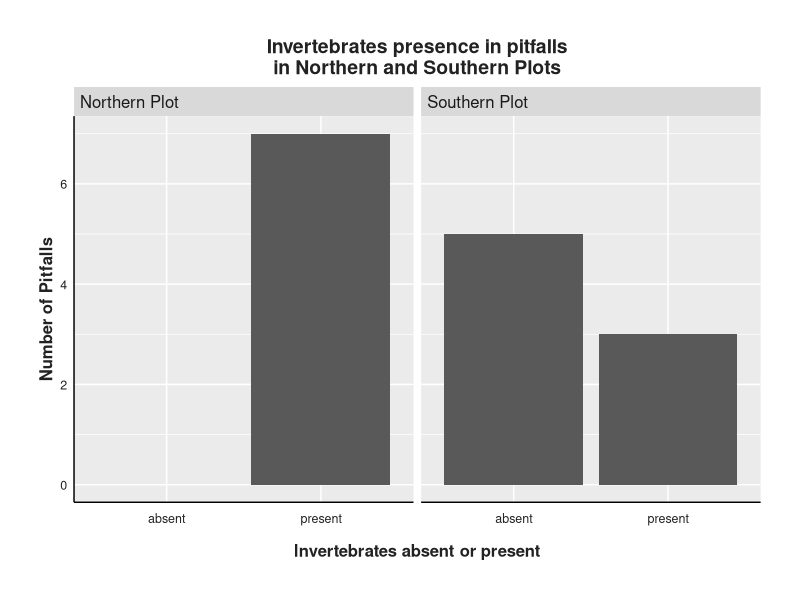
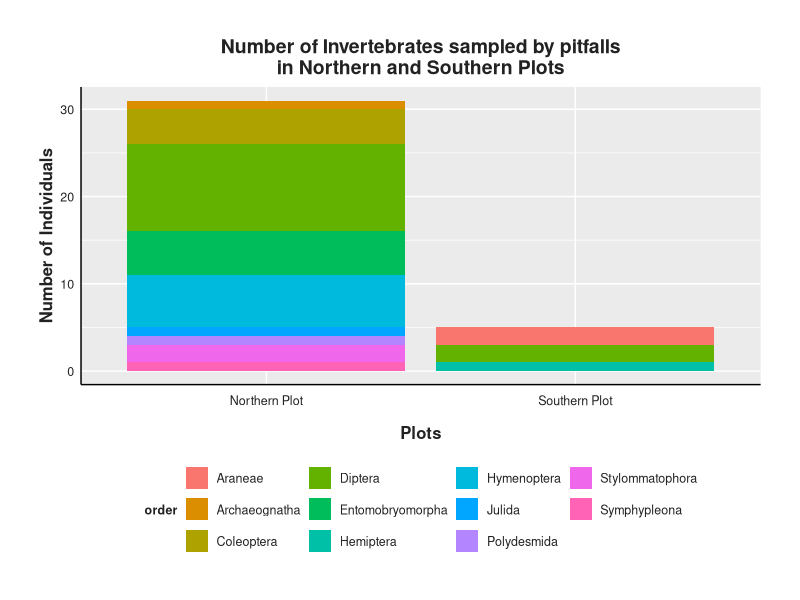
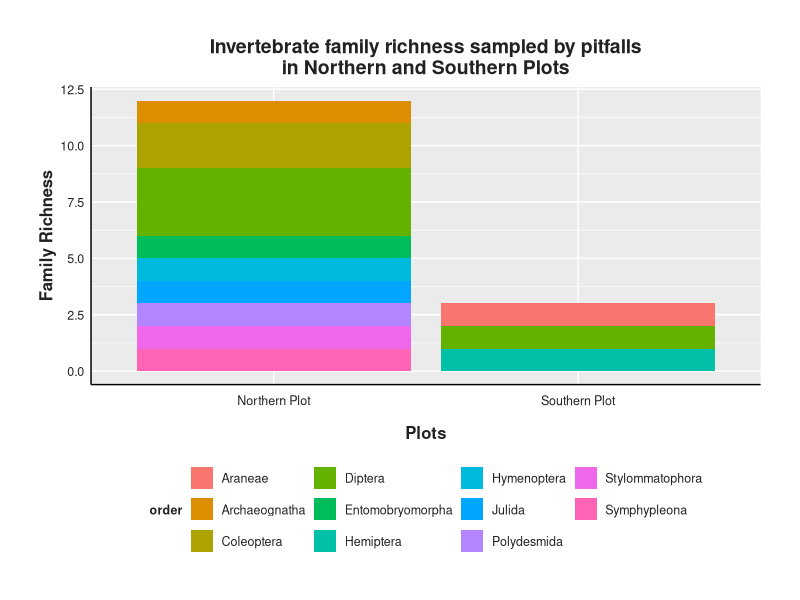
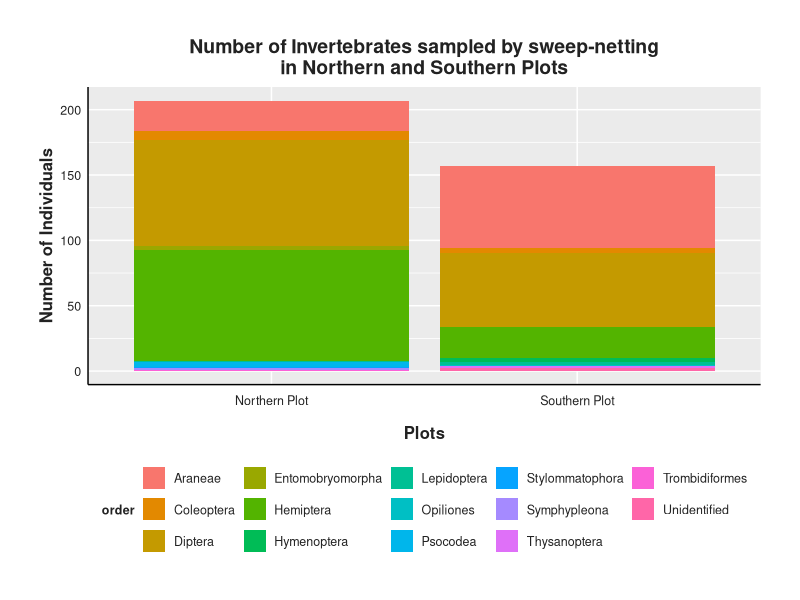
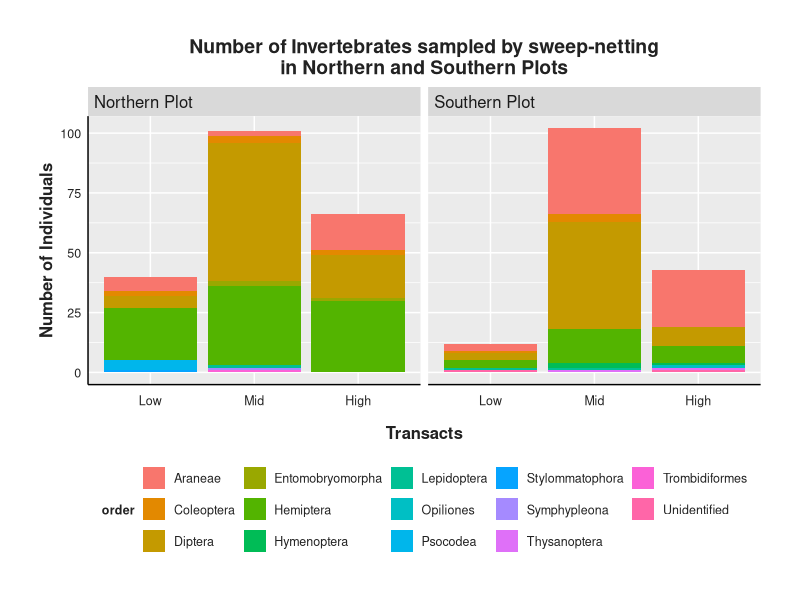
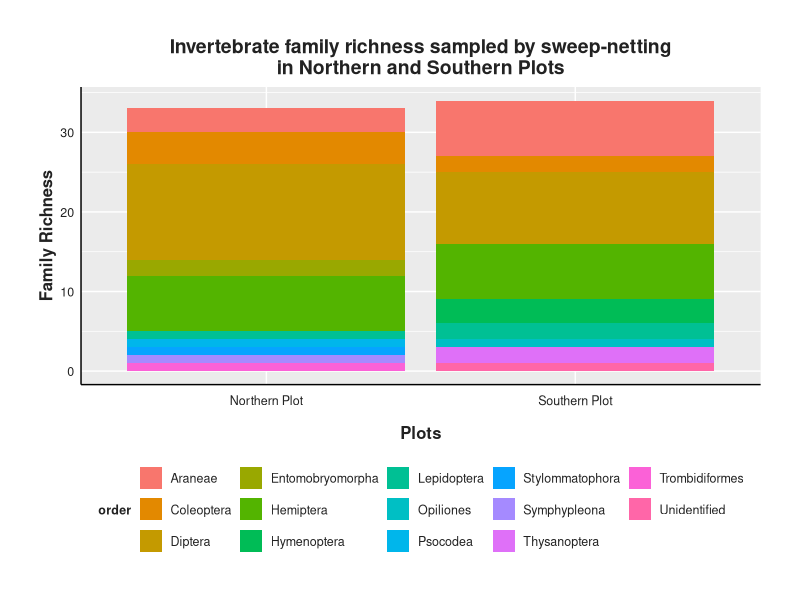
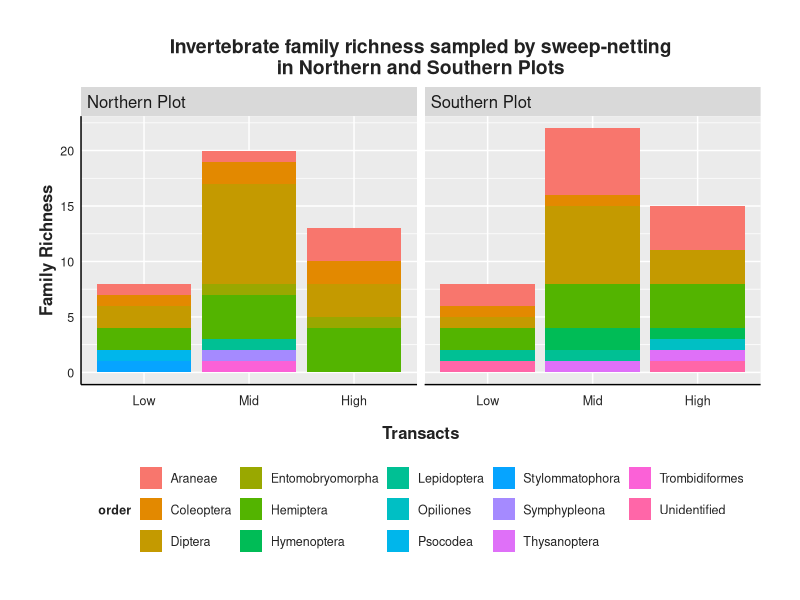
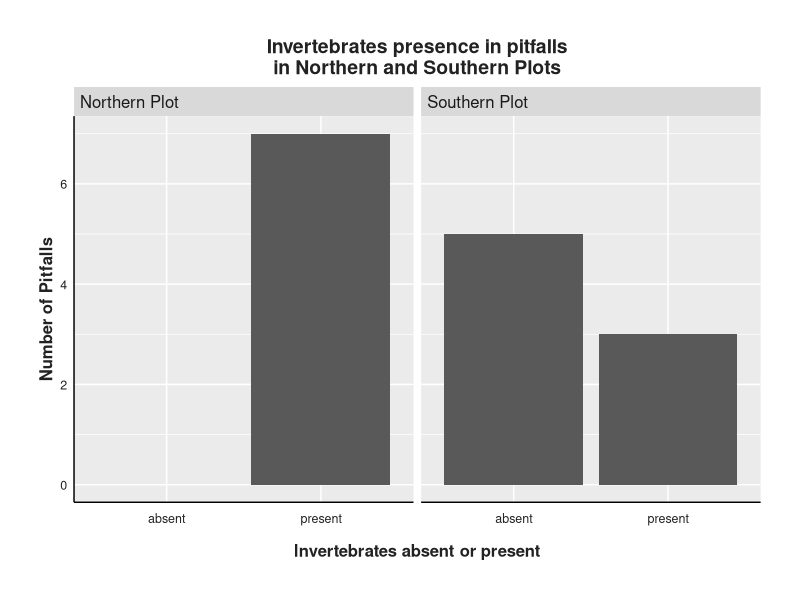

Recreate these plots in R, in order.
#Libraries----
library(ggplot2)
library(tidyverse)
library(stringr)

#Style----
style <- function(){ #setting the style for my plots
  font <- "Helvetica"
  theme(plot.title = element_text(family = font, size = 14, face = "bold", color = "#222222", hjust = 0.5), 
        plot.subtitle = element_text(family = font, size = 12, margin = margin(9, 0, 9, 0)), 
        plot.caption = element_blank(),
        plot.margin = unit(c(1,1,1,1), units = , "cm"),
        legend.text.align = 0, 
        legend.position = "bottom",
        legend.title = element_text(family = font, size = 9, face = "bold", color = "#222222",  hjust = 0.5), 
        legend.key = element_blank(), 
        legend.text = element_text(family = font, size = 9, color = "#222222"),
        axis.text = element_text(family = font, size = 9, color = "#222222"), 
        axis.text.x = element_text(margin = margin(5, b = 10)), 
        axis.title = element_text(family = font, size = 12, face = "bold", color = "#222222"), 
        axis.ticks = element_blank(), 
        axis.line = element_line(colour = "black"),
        strip.text = element_text(size = 12, hjust = 0))
}

#Importing raw data----
tinv<-read.csv("occurrence_dat/terrestrial_inverts_occurrence.csv")#loading the terretrial inverts data
#1. Terrestrial inverts data preparation----
tinv <-tinv %>% 
  select(eventID,occurrenceStatus,individualCount,scientificName,class,order,family,genus,species) %>% #keeping the needed columns only
  mutate(Plot = case_when( #creating a new column called plot
    grepl("^N", eventID, ignore.case = TRUE) ~ "Northern Plot", #classifying eventID with "N" as Northern Plot
    grepl("^S", eventID, ignore.case = TRUE) ~ "Southern Plot", #classifying eventID with "S" as Southern Plot
    TRUE ~ "Unknown"
  )) %>% 
  mutate(method = case_when( #creating a new column for sampling methods
    grepl("P", eventID) ~ "pitfall", #eventID with "P" for pitfall
    TRUE ~ "sweepnet"#eventID without "P" is for sweepnet
  ))%>% 
  mutate(family = ifelse(family == "", "Unidentified", family)) %>% #changing the empty cells into unidentified
  mutate(order = ifelse(order == "", "Unidentified", order)) %>% 
  mutate(richness = ifelse(occurrenceStatus == "present", 1, 0))#creating a new column for species richness

pitfall<-tinv %>% #Keeping only pitfall
  filter(method == "pitfall")

snet<-tinv %>%
  filter(method == "sweepnet") %>% #Keeping only sweepnet
  filter(occurrenceStatus == "present") %>% #Keeping present data only
  mutate(Trans = case_when( #creating a column for transact
    grepl("L", eventID, ignore.case = TRUE) ~ "Low",
    grepl("M", eventID, ignore.case = TRUE) ~ "Mid",    
    grepl("H", eventID, ignore.case = TRUE) ~ "High",
    TRUE ~ "Unknown")) #sorting the samples into different transacts by their eventID 
 
snet$Trans<-factor(snet$Trans, levels = c("Low", "Mid", "High"))#ordering the factor levels

#2. Pitfall
#2.1. Presence and Absence of Pitfall----
p_pres <- pitfall %>% 
  distinct(eventID,occurrenceStatus,Plot)%>%#keeping distinct eventIDs and their occurrence and plot
  mutate(ab_pr=1) #changing all of them to 1 for tallying later


(pres_p<-ggplot(p_pres, aes(y=ab_pr,x=occurrenceStatus))+ #plotting the number of pifalls that are empty or not
  geom_bar(stat = "identity",orientation = "x")+
  labs(x = "Invertebrates absent or present", y = "Number of Pitfalls", 
        title = "Invertebrates presence in pitfalls\nin Northern and Southern Plots")+
  facet_wrap(~Plot)+ #seperating the Northerna and Southern Plots for comparision
  style())

ggsave(filename = "figures/Terrestrial_inverts/Pitfall_pres.png", plot = pres_p, width = 7.5, height = 5) #exporting the graph as png


#2.2. Abundance of Inverts in pitfalls----
p_abun <- pitfall %>% 
  filter(occurrenceStatus == "present") #keeping pitfalls with inverts present only

(abun_p<-ggplot(p_abun, aes(fill=order, y=individualCount,x=Plot))+ #plotting the inverts abundance
    geom_bar(stat = "identity",position = "stack",orientation = "x")+
    labs(x = "Plots", y = "Number of Individuals", 
         title = "Number of Invertebrates sampled by pitfalls\nin Northern and Southern Plots")+
    style())

ggsave(filename = "figures/Terrestrial_inverts/Pitfall_abun.png", plot = abun_p, width = 7.5, height = 5) #exporting the graph as png

#2.3. Family richness of Inverts in pitfalss----
p_rich <- p_abun %>% 
  distinct(order,family,Plot,richness) #keeping dinstinct families per plot

(rich_p<-ggplot(p_rich, aes(fill=order, y=richness,x=Plot))+ #plotting family richness
    geom_bar(stat = "identity",position = "stack",orientation = "x")+
    labs(x = "Plots", y = "Family Richness", 
         title = "Invertebrate family richness sampled by pitfalls\nin Northern and Southern Plots")+
    style())

ggsave(filename = "figures/Terrestrial_inverts/Pitfall_rich.png", plot = rich_p, width = 7.5, height = 5) #exporting the graph as png

#3.Sweepnets
#3.1. Abundance of Inverts in Sweepnets----
(abun_s<-ggplot(snet, aes(fill=order, y=individualCount,x=Plot))+ #plotting the abundance of inverts
    geom_bar(stat = "identity",position = "stack",orientation = "x")+
    labs(x = "Plots", y = "Number of Individuals", 
         title = "Number of Invertebrates sampled by sweep-netting\nin Northern and Southern Plots")+
    style())

ggsave(filename = "figures/Terrestrial_inverts/Snet_abun.png", plot = abun_s, width = 7.5, height = 5) #exporting the graph as png

#base on transact
(abun_s_t<-ggplot(snet, aes(fill=order, y=individualCount,x=Trans))+ #plotting the abundanc if inverts base on transacts
    geom_bar(stat = "identity",position = "stack",orientation = "x")+
    facet_wrap("Plot")+ #comparing the northern and souther plots
    labs(x = "Transacts", y = "Number of Individuals", 
         title = "Number of Invertebrates sampled by sweep-netting\nin Northern and Southern Plots")+
    style())

ggsave(filename = "figures/Terrestrial_inverts/Snet_Trans_abun.png", plot = abun_s_t, width = 7.5, height = 5) #exporting the graph as png

#3.2. Family richness of Inverts in Sweepnets----
s_rich <- snet %>% 
  distinct(order,family,Plot,richness) #keeping dinstinct families per plot

(rich_s<-ggplot(s_rich, aes(fill=order, y=richness,x=Plot))+ #plotting the number of pifalls that are empty or not
    geom_bar(stat = "identity",position = "stack",orientation = "x")+
    labs(x = "Plots", y = "Family Richness", 
         title = "Invertebrate family richness sampled by sweep-netting\nin Northern and Southern Plots")+
    style())

ggsave(filename = "figures/Terrestrial_inverts/Snet_rich.png", plot = rich_s, width = 7.5, height = 5) #exporting the graph as png


#base on transact
s_rich_2 <- snet %>% 
  distinct(order,family,Plot,richness,Trans) #keeping dinstinct families per transact

(rich_s_t<-ggplot(s_rich_2, aes(fill=order, y=richness,x=Trans))+ #plotting the number of pifalls that are empty or not
    geom_bar(stat = "identity",position = "stack",orientation = "x")+
    facet_wrap("Plot")+ #comparing the northern and souther plots
    labs(x = "Transacts", y = "Family Richness", 
         title = "Invertebrate family richness sampled by sweep-netting\nin Northern and Southern Plots")+
    style())

ggsave(filename = "figures/Terrestrial_inverts/Snet_Trans_rich.png", plot = rich_s_t, width = 7.5, height = 5) #exporting the graph as png
